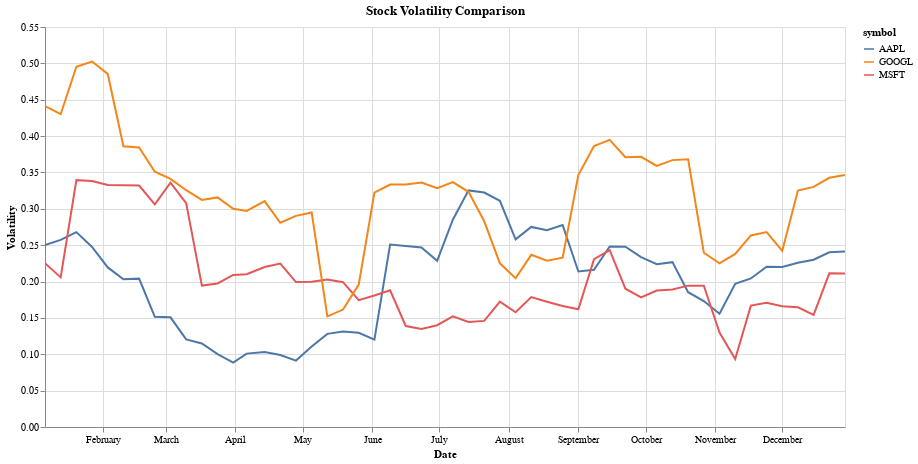

The code cell stored with this chart in its notebook:
### Markdown cell above
Stock Volatility Comparison

### Code cell
# Combine data from all stocks into a single DataFrame
combined_df = pd.concat([
    df.reset_index().rename(columns={'index': 'date'}).assign(symbol=symbol)
    for symbol, df in stock_data.items()
])

# Ensure the date column is properly formatted
combined_df['date'] = pd.to_datetime(combined_df['date'])

chart = alt.Chart(combined_df).mark_line().encode(
    x=alt.X('date:T', title='Date'),
    y=alt.Y('volatility:Q', title='Volatility'),
    color='symbol:N',
    tooltip=['symbol', 'date', 'volatility']
).properties(
    width=800,
    height=400,
    title='Stock Volatility Comparison'
).interactive()

chart

### Figure 1 — Vega-Lite specification as saved in the notebook (floating-point values rounded to 4 significant figures; data arrays with more than 128 entries replaced by an {"elided": "..."} marker saying what was removed)
{"config": {"view": {"continuousWidth": 400, "continuousHeight": 300}}, "data": {"name": "data-90627dfe3159a220db68a7ba81f14cee"}, "mark": "line", "encoding": {"color": {"field": "symbol", "type": "nominal"}, "tooltip": [{"field": "symbol", "type": "nominal"}, {"field": "date", "type": "temporal"}, {"field": "volatility", "type": "quantitative"}], "x": {"field": "date", "title": "Date", "type": "temporal"}, "y": {"field": "volatility", "title": "Volatility", "type": "quantitative"}}, "height": 400, "selection": {"selector003": {"type": "interval", "bind": "scales", "encodings": ["x", "y"]}}, "title": "Stock Volatility Comparison", "width": 800, "$schema": "https://vega.github.io/schema/vega-lite/v4.17.0.json", "datasets": {"data-90627dfe3159a220db68a7ba81f14cee": {"elided": "156 records"}}}
